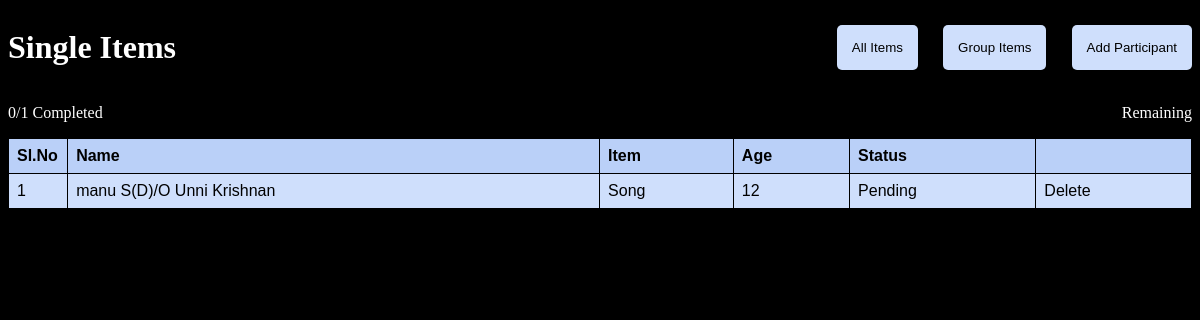
/singleitems/, run on an earlier commit of the app's database.
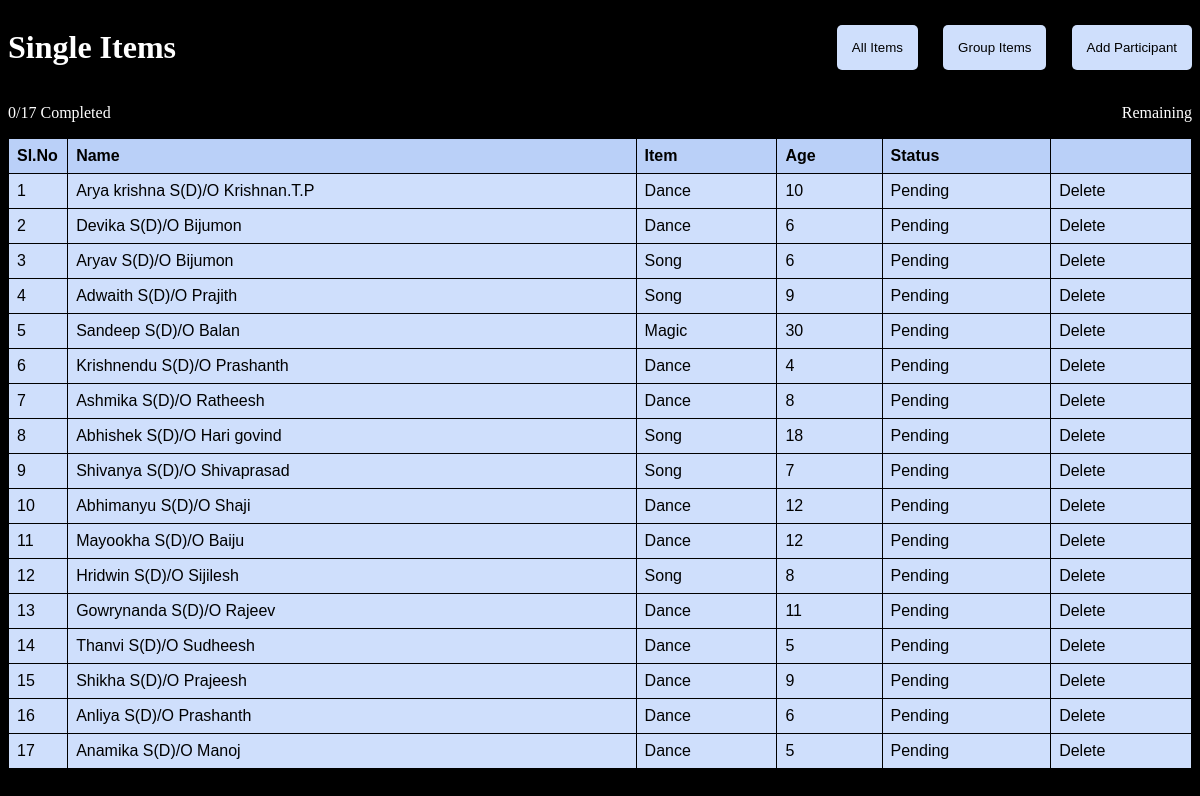
And on a later commit of the database.
### participants/models.py (models this page shows)
class People(models.Model):
    name=models.CharField(max_length=150)
    age=models.IntegerField()
    father_name=models.CharField(max_length=150)
    MY_CHOICES = [
        ('Song', 'Song'),
        ('Dance', 'Dance'),
        ('Skit', 'Skit'),
        ('Mimicry', 'Mimicry'),
        ('Mono Act', 'Mono Act'),
        ('Thiruvathira','Thiruvathira'),
        ('Kaikottikkali','Kaikottikkali'),
        ('Magic','Magic'),
    ]
    item = models.CharField(max_length=50, choices=MY_CHOICES)
    ctgry = [
        ('Single', 'Single'),
        ('Group', 'Group'),
    ]
    category=models.CharField(max_length=50, choices=ctgry, default='Single')
    sts = [
        ('Pending', 'Pending'),
        ('Finished', 'Finished'),
        ('Cancelled', 'Cancelled'),
    ]
    status=models.CharField(max_length=50, choices=sts, default='Pending')
    def __str__(self):
        return self.name

### participants/views.py (the view)
# urls.py: path('singleitems/',SingleItems),
def SingleItems(request):
    ppl = People.objects.filter(category="Single")
    pending = People.objects.filter(status="Pending", category="Single")
    completed_count = len(People.objects.filter(status="Finished", category="Single"))
    total_count = len(ppl)
    count_of_pending = len(pending)
    datas = {
        "ppl": ppl,
        "pending": count_of_pending,
        "total_count": total_count,
        "completed_count": completed_count,
    }
    return render(request, "single_items.html", datas)

### templates/single_items.html (shortened to what this page needs)
<!DOCTYPE html>
<html lang="en">
<head>
</head>
<body>
  <div class="heading">
    <h1>Single Items</h1>
    <div class="buttons">
      <a href="/allitems"><Button>All Items</Button></a>
      <a href="/groupitems"><Button>Group Items</Button></a>
      <a href="/create"><Button>Add Participant</Button></a>
    </div>
  </div>
  <div style="display: flex;flex-direction: row;justify-content: space-between;">
    <a href="/completed">
      <p>{{completed_count}}/{{total_count}} Completed</p>
    </a>
    <a href="/remaining"><p>Remaining</p></a>
  </div>
  <table>
    <tr>
      <th style="width:5%">Sl.No</th>
      <th>Name</th>
      <th>Item</th>
      <th>Age</th>
      <th>Status</th>
      <th></th>
    </tr>
    {% for people in ppl %}
    <tr>
      <td></td>
      <td><a href="/allitems/{{people.id}}/">{{people}} S(D)/O {{people.father_name}}</a></td>
      {% if people.category == "Group" %}
      <td>{{people.item}} (G)</td>
      {% else %}
      <td>{{people.item}}</td>
      {% endif %}
      <td>{{people.age}}</td>
      {% if people.status == "Cancelled" %}
      <td style="background: #DC3545; color: white;">{{people.status}}</td>
      {% elif people.status == "Finished" %}
      <td style="background-color:#28A745;color: #fff;">{{people.status}}</td>
      {% else %}
      <td>{{people.status}}</td>
      {% endif %}
      <td><a id="delete" href="/delete/{{people.id}}" class="delete">Delete</a></td>
    </tr>
    {% endfor %}
  </table>
</body>
</html>

### templates/single_items.html (style rules this page uses)
table { font-family: arial, sans-serif; border-collapse: collapse; width: 100%; }
td, th { border: 3px solid #fff; text-align: left; padding: 8px; }
th { background-color: rgb(186, 208, 248); border-radius: 5px 5px 0px 0p; }
td { background-color: rgb(207, 223, 252); }
a { text-decoration: none; color: black; }
.heading { display: flex; flex-direction: row; align-items: center; justify-content: space-between; }
button { background-color: rgb(207, 223, 252); border: none; padding: 15px; border-radius: 5px; cursor: pointer; }
.buttons { display: flex; flex-direction: row; justify-content: space-between; width: 30%; }
body { background-color: black; }
h1, p { color: white; }
body { counter-reset: Serial; }
table, th, td { border: 1px solid black; border-collapse: collapse; }
tr td:first-child:before { counter-increment: Serial; content: counter(Serial); }

What changed in the data, as far as the page shows it:
removed People: name "manu", father_name "Unni Krishnan", item "Song", age "12", status "Pending"
added People: name "Arya krishna", father_name "Krishnan.T.P", item "Dance", age "10", status "Pending"
added People: name "Devika", father_name "Bijumon", item "Dance", age "6", status "Pending"
added People: name "Aryav", father_name "Bijumon", item "Song", age "6", status "Pending"
added People: name "Adwaith", father_name "Prajith", item "Song", age "9", status "Pending"
added People: name "Sandeep", father_name "Balan", item "Magic", age "30", status "Pending"
added People: name "Krishnendu", father_name "Prashanth", item "Dance", age "4", status "Pending"
added People: name "Ashmika", father_name "Ratheesh", item "Dance", age "8", status "Pending"
added People: name "Abhishek", father_name "Hari govind", item "Song", age "18", status "Pending"
added People: name "Shivanya", father_name "Shivaprasad", item "Song", age "7", status "Pending"
added People: name "Abhimanyu", father_name "Shaji", item "Dance", age "12", status "Pending"
added People: name "Mayookha", father_name "Baiju", item "Dance", age "12", status "Pending"
added People: name "Hridwin", father_name "Sijilesh", item "Song", age "8", status "Pending"
added People: name "Gowrynanda", father_name "Rajeev", item "Dance", age "11", status "Pending"
added People: name "Thanvi", father_name "Sudheesh", item "Dance", age "5", status "Pending"
added People: name "Shikha", father_name "Prajeesh", item "Dance", age "9", status "Pending"
added People: name "Anliya", father_name "Prashanth", item "Dance", age "6", status "Pending"
added People: name "Anamika", father_name "Manoj", item "Dance", age "5", status "Pending"
Also different on the page:
{{ total_count }}: "1" → "17"
